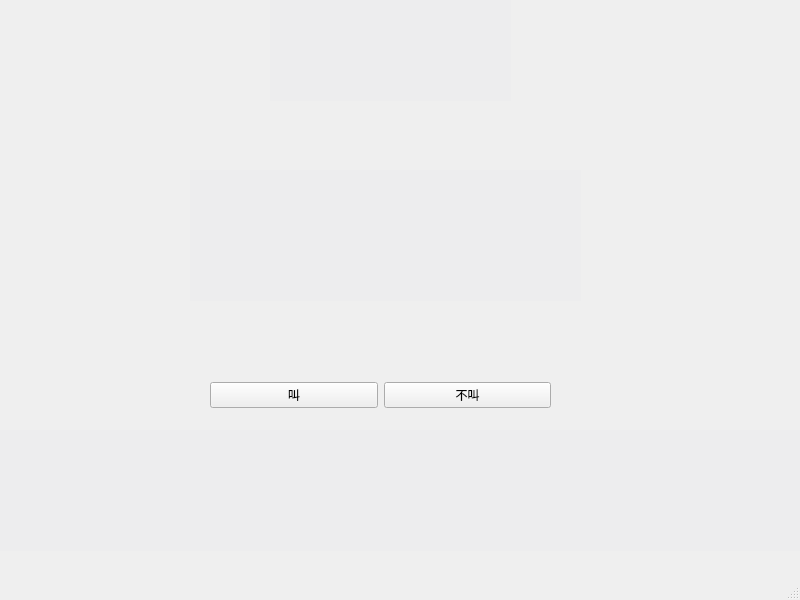
<?xml version="1.0" encoding="UTF-8"?>
<ui version="4.0">
 <class>MainWindow</class>
 <widget class="QMainWindow" name="MainWindow">
  <property name="geometry">
   <rect>
    <x>0</x>
    <y>0</y>
    <width>800</width>
    <height>600</height>
   </rect>
  </property>
  <property name="windowTitle">
   <string>MainWindow</string>
  </property>
  <widget class="QWidget" name="centralwidget">
   <property name="styleSheet">
    <string notr="true">#centralwidget {
	background-color: 
}

</string>
   </property>
   <widget class="QLabel" name="player1Message">
    <property name="geometry">
     <rect>
      <x>30</x>
      <y>190</y>
      <width>81</width>
      <height>41</height>
     </rect>
    </property>
    <property name="text">
     <string/>
    </property>
    <property name="alignment">
     <set>Qt::AlignCenter</set>
    </property>
   </widget>
   <widget class="QLabel" name="player2Message">
    <property name="geometry">
     <rect>
      <x>680</x>
      <y>190</y>
      <width>91</width>
      <height>41</height>
     </rect>
    </property>
    <property name="text">
     <string/>
    </property>
    <property name="alignment">
     <set>Qt::AlignCenter</set>
    </property>
   </widget>
   <widget class="QGraphicsView" name="graphicsView">
    <property name="geometry">
     <rect>
      <x>0</x>
      <y>430</y>
      <width>801</width>
      <height>121</height>
     </rect>
    </property>
    <property name="styleSheet">
     <string notr="true">#graphicsView{
	border: 0px;
	background-color: rgb(237, 237, 238)
}

#graphicsView_2
{
	border: 0px;
	background-color: rgb(237, 237, 238)
}</string>
    </property>
    <property name="verticalScrollBarPolicy">
     <enum>Qt::ScrollBarAlwaysOff</enum>
    </property>
    <property name="horizontalScrollBarPolicy">
     <enum>Qt::ScrollBarAlwaysOff</enum>
    </property>
    <property name="sizeAdjustPolicy">
     <enum>QAbstractScrollArea::AdjustToContents</enum>
    </property>
    <property name="backgroundBrush">
     <brush brushstyle="NoBrush">
      <color alpha="255">
       <red>0</red>
       <green>251</green>
       <blue>255</blue>
      </color>
     </brush>
    </property>
    <property name="foregroundBrush">
     <brush brushstyle="NoBrush">
      <color alpha="255">
       <red>0</red>
       <green>255</green>
       <blue>255</blue>
      </color>
     </brush>
    </property>
   </widget>
   <widget class="QWidget" name="horizontalLayoutWidget_2">
    <property name="geometry">
     <rect>
      <x>210</x>
      <y>370</y>
      <width>341</width>
      <height>51</height>
     </rect>
    </property>
    <layout class="QHBoxLayout" name="horizontalLayout_2">
     <item>
      <widget class="QPushButton" name="yesButton">
       <property name="text">
        <string>叫</string>
       </property>
      </widget>
     </item>
     <item>
      <widget class="QPushButton" name="noButton">
       <property name="text">
        <string>不叫</string>
       </property>
      </widget>
     </item>
    </layout>
   </widget>
   <widget class="QGraphicsView" name="graphicsView_2">
    <property name="geometry">
     <rect>
      <x>270</x>
      <y>0</y>
      <width>241</width>
      <height>101</height>
     </rect>
    </property>
    <property name="styleSheet">
     <string notr="true">#graphicsView_2{
	border: 0px;
	background-color: rgb(237, 237, 238)
}</string>
    </property>
   </widget>
   <widget class="QGraphicsView" name="onBoardView">
    <property name="geometry">
     <rect>
      <x>190</x>
      <y>170</y>
      <width>391</width>
      <height>131</height>
     </rect>
    </property>
    <property name="styleSheet">
     <string notr="true">#onBoardView{
	border: 0px;
	background-color: rgb(237, 237, 238)
}</string>
    </property>
    <property name="sceneRect">
     <rectf>
      <x>0.000000000000000</x>
      <y>0.000000000000000</y>
      <width>0.000000000000000</width>
      <height>0.000000000000000</height>
     </rectf>
    </property>
   </widget>
   <widget class="QLabel" name="landlordOrNot">
    <property name="geometry">
     <rect>
      <x>90</x>
      <y>360</y>
      <width>71</width>
      <height>61</height>
     </rect>
    </property>
    <property name="text">
     <string/>
    </property>
   </widget>
   <widget class="QLabel" name="infoDisplay">
    <property name="geometry">
     <rect>
      <x>320</x>
      <y>120</y>
      <width>141</width>
      <height>51</height>
     </rect>
    </property>
    <property name="text">
     <string/>
    </property>
    <property name="alignment">
     <set>Qt::AlignCenter</set>
    </property>
   </widget>
   <widget class="QLabel" name="profile1">
    <property name="geometry">
     <rect>
      <x>20</x>
      <y>90</y>
      <width>101</width>
      <height>101</height>
     </rect>
    </property>
    <property name="text">
     <string/>
    </property>
   </widget>
   <widget class="QLabel" name="profile2">
    <property name="geometry">
     <rect>
      <x>680</x>
      <y>90</y>
      <width>91</width>
      <height>101</height>
     </rect>
    </property>
    <property name="text">
     <string/>
    </property>
   </widget>
   <widget class="QLabel" name="player1played">
    <property name="geometry">
     <rect>
      <x>140</x>
      <y>130</y>
      <width>58</width>
      <height>31</height>
     </rect>
    </property>
    <property name="text">
     <string/>
    </property>
   </widget>
   <widget class="QLabel" name="player2played">
    <property name="geometry">
     <rect>
      <x>590</x>
      <y>130</y>
      <width>58</width>
      <height>31</height>
     </rect>
    </property>
    <property name="text">
     <string/>
    </property>
   </widget>
   <widget class="QLabel" name="player1remain">
    <property name="geometry">
     <rect>
      <x>40</x>
      <y>240</y>
      <width>58</width>
      <height>21</height>
     </rect>
    </property>
    <property name="text">
     <string/>
    </property>
   </widget>
   <widget class="QLabel" name="player2remain">
    <property name="geometry">
     <rect>
      <x>700</x>
      <y>240</y>
      <width>61</width>
      <height>21</height>
     </rect>
    </property>
    <property name="text">
     <string/>
    </property>
   </widget>
  </widget>
  <widget class="QMenuBar" name="menubar">
   <property name="geometry">
    <rect>
     <x>0</x>
     <y>0</y>
     <width>800</width>
     <height>22</height>
    </rect>
   </property>
  </widget>
  <widget class="QStatusBar" name="statusbar"/>
 </widget>
 <resources/>
 <connections/>
</ui>
